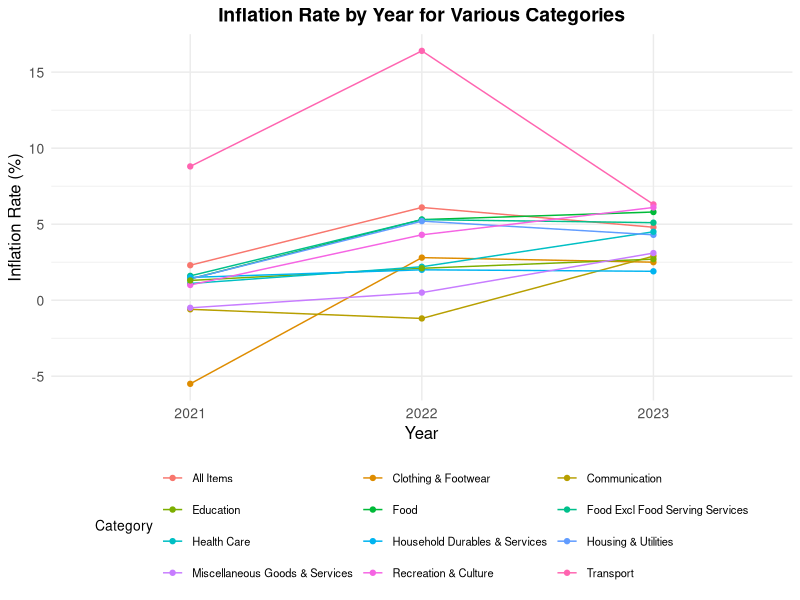
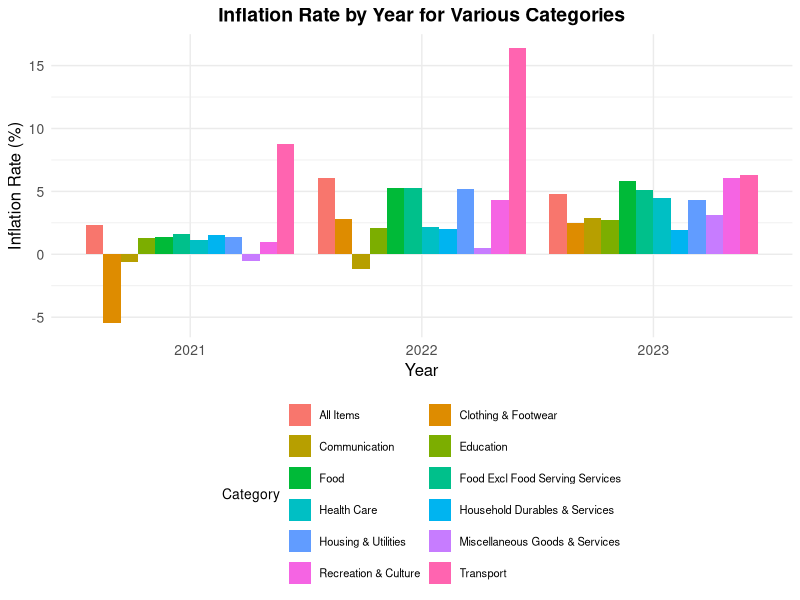
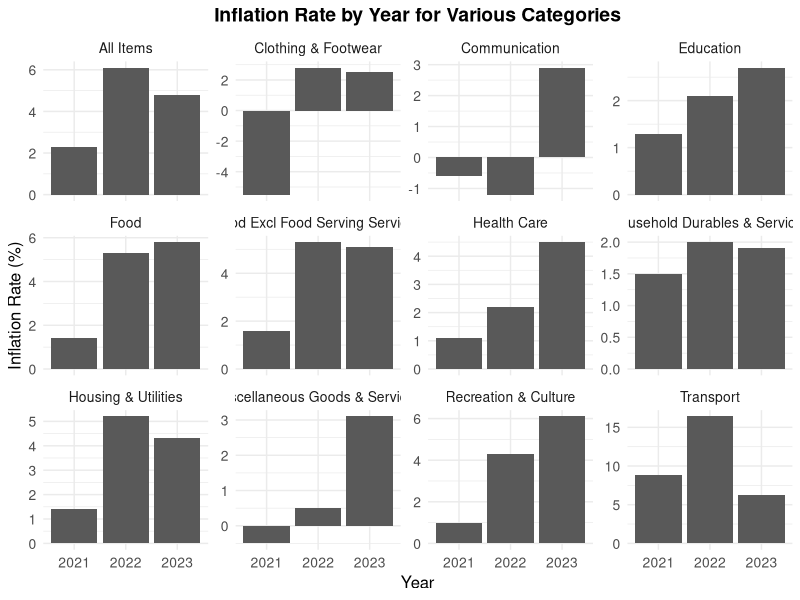
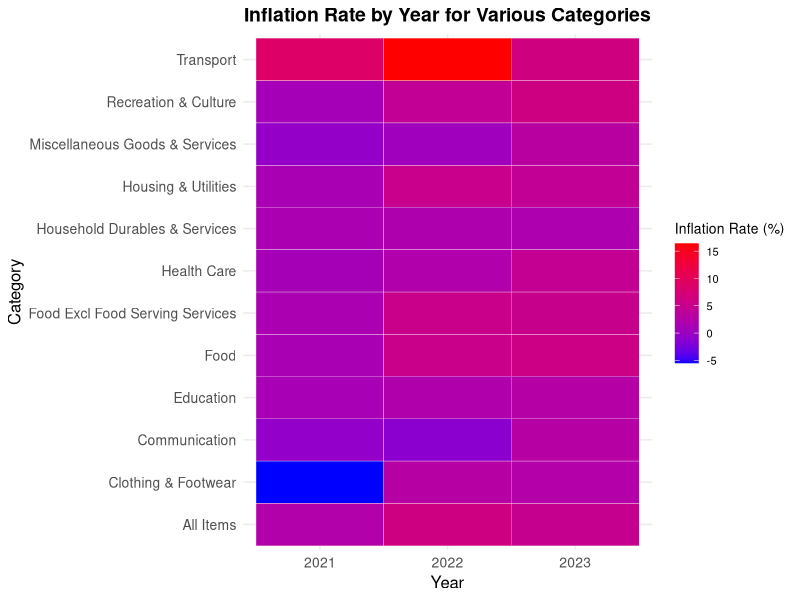
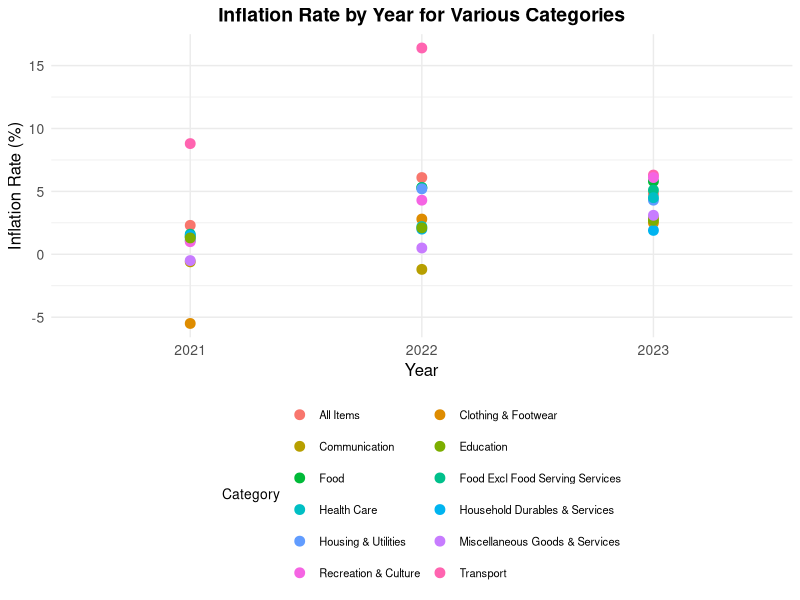
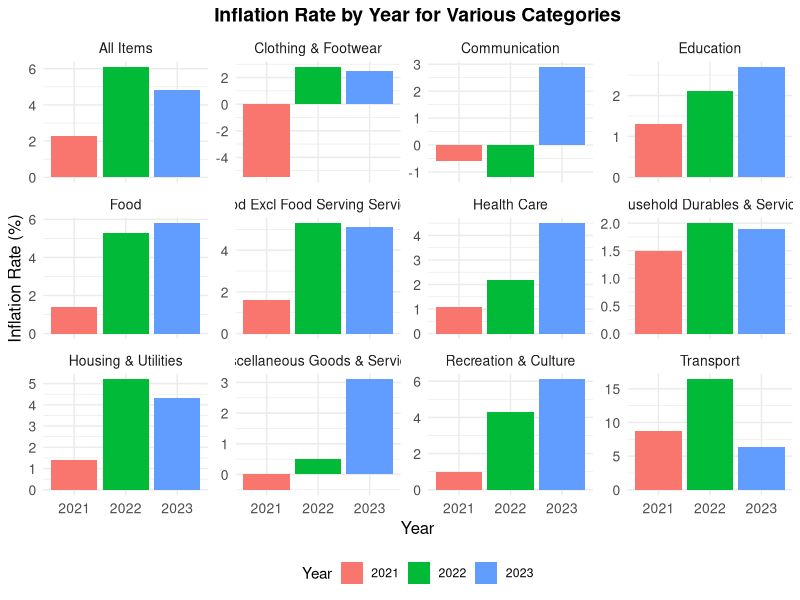
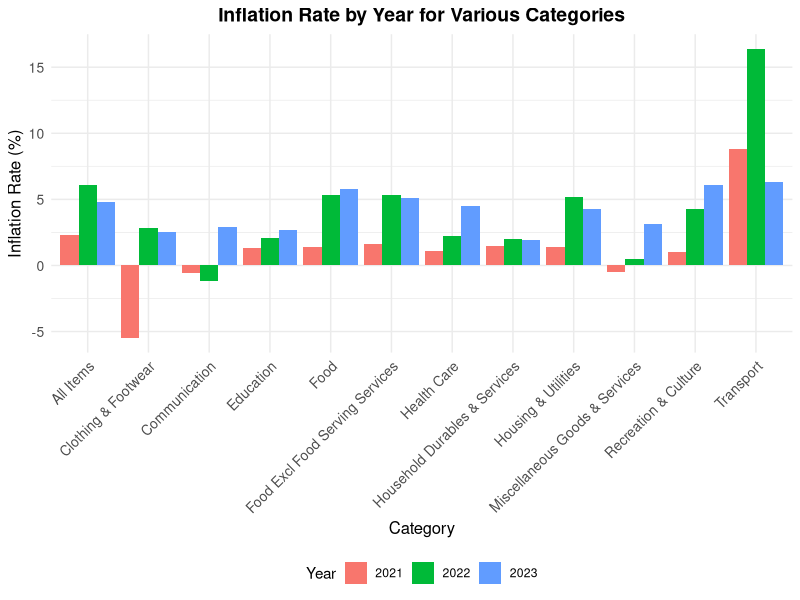
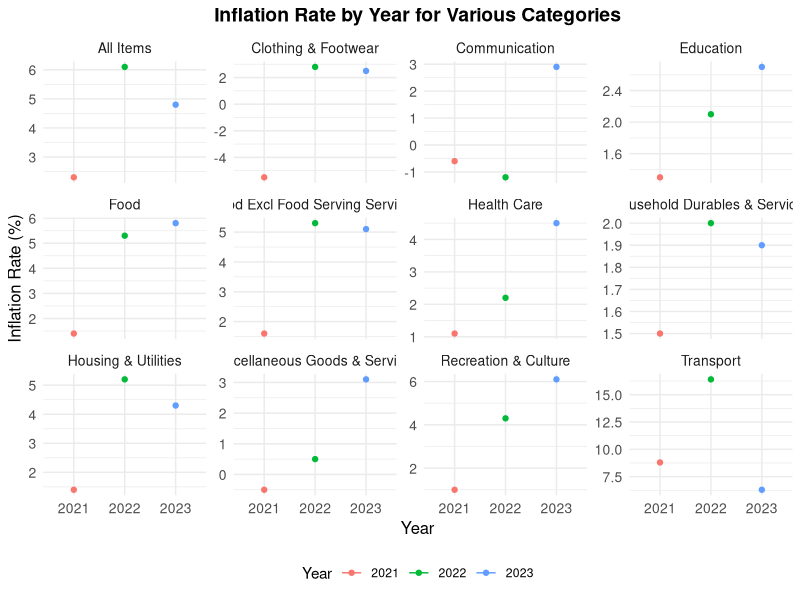

These charts were generated, in order, by the following R code:
## ---- chunk 1
# Load necessary libraries
library(tidyverse)

# Read the data
inflation_rate <- read_csv("M212941.csv", skip = 9)

# Filter the data to include only the first 152 rows
inflation_rate <- inflation_rate[1:152,]

# Filter the data for the years 2021, 2022, and 2023
filtered_data <- inflation_rate %>%
  filter(`Data Series` %in% c("Food", "Food Excl Food Serving Services", "Clothing & Footwear", "Housing & Utilities", "Household Durables & Services", "Health Care", "Transport", "Communication", "Recreation & Culture", "Education", "Miscellaneous Goods & Services", "All Items")) %>%
  select(`Data Series`, `2021`, `2022`, `2023`)

# Reshape the data for plotting
plot_data <- filtered_data %>%
  pivot_longer(cols = c(`2021`, `2022`, `2023`), names_to = "Year", values_to = "Inflation Rate")

# Create the line plot
ggplot(plot_data, aes(x = Year, y = `Inflation Rate`, color = `Data Series`, group = `Data Series`)) +
  geom_line() +
  geom_point() +
  labs(title = "Inflation Rate by Year for Various Categories",
       x = "Year",
       y = "Inflation Rate (%)",
       color = "Category") +
  theme_minimal() +
  theme(legend.position = "bottom", 
        legend.title = element_text(size = 10),
        legend.text = element_text(size = 8),
        plot.title = element_text(hjust = 0.5, size = 14, face = "bold"),
        axis.title = element_text(size = 12),
        axis.text = element_text(size = 10)) +
  guides(color = guide_legend(ncol = 3, byrow = TRUE))

## ---- chunk 2
# Create the bar plot
ggplot(plot_data, aes(x = Year, y = `Inflation Rate`, fill = `Data Series`)) +
  geom_bar(stat = "identity", position = "dodge") +
  labs(title = "Inflation Rate by Year for Various Categories",
       x = "Year",
       y = "Inflation Rate (%)",
       fill = "Category") +
  theme_minimal() +
  theme(legend.position = "bottom", 
        legend.title = element_text(size = 10),
        legend.text = element_text(size = 8),
        plot.title = element_text(hjust = 0.5, size = 14, face = "bold"),
        axis.title = element_text(size = 12),
        axis.text = element_text(size = 10)) +
  guides(fill = guide_legend(ncol = 2, byrow = TRUE))


## ---- chunk 3
# Create the faceted plot
ggplot(plot_data, aes(x = Year, y = `Inflation Rate`)) +
  geom_col() +
  facet_wrap(~ `Data Series`, scales = "free_y") +
  labs(title = "Inflation Rate by Year for Various Categories",
       x = "Year",
       y = "Inflation Rate (%)") +
  theme_minimal() +
  theme(plot.title = element_text(hjust = 0.5, size = 14, face = "bold"),
        axis.title = element_text(size = 12),
        axis.text = element_text(size = 10),
        strip.text = element_text(size = 10))


## ---- chunk 4
# Create the heatmap
ggplot(plot_data, aes(x = Year, y = `Data Series`, fill = `Inflation Rate`)) +
  geom_tile(color = "white") +
  scale_fill_gradient(low = "blue", high = "red") +
  labs(title = "Inflation Rate by Year for Various Categories",
       x = "Year",
       y = "Category",
       fill = "Inflation Rate (%)") +
  theme_minimal() +
  theme(plot.title = element_text(hjust = 0.5, size = 14, face = "bold"),
        axis.title = element_text(size = 12),
        axis.text = element_text(size = 10),
        legend.title = element_text(size = 10),
        legend.text = element_text(size = 8))

## ---- chunk 5
# Create the dot plot
ggplot(plot_data, aes(x = Year, y = `Inflation Rate`, color = `Data Series`)) +
  geom_point(size = 3) +
  labs(title = "Inflation Rate by Year for Various Categories",
       x = "Year",
       y = "Inflation Rate (%)",
       color = "Category") +
  theme_minimal() +
  theme(legend.position = "bottom", 
        legend.title = element_text(size = 10),
        legend.text = element_text(size = 8),
        plot.title = element_text(hjust = 0.5, size = 14, face = "bold"),
        axis.title = element_text(size = 12),
        axis.text = element_text(size = 10)) +
  guides(color = guide_legend(ncol = 2, byrow = TRUE))


## ---- chunk 6
# Create the faceted bar plot
ggplot(plot_data, aes(x = Year, y = `Inflation Rate`, fill = Year)) +
  geom_bar(stat = "identity", position = "dodge") +
  facet_wrap(~ `Data Series`, scales = "free_y") +
  labs(title = "Inflation Rate by Year for Various Categories",
       x = "Year",
       y = "Inflation Rate (%)") +
  theme_minimal() +
  theme(plot.title = element_text(hjust = 0.5, size = 14, face = "bold"),
        axis.title = element_text(size = 12),
        axis.text = element_text(size = 10),
        strip.text = element_text(size = 10),
        legend.position = "bottom")


## ---- chunk 7
# Create the grouped bar plot
ggplot(plot_data, aes(x = `Data Series`, y = `Inflation Rate`, fill = Year)) +
  geom_bar(stat = "identity", position = "dodge") +
  labs(title = "Inflation Rate by Year for Various Categories",
       x = "Category",
       y = "Inflation Rate (%)") +
  theme_minimal() +
  theme(axis.text.x = element_text(angle = 45, hjust = 1),
        plot.title = element_text(hjust = 0.5, size = 14, face = "bold"),
        axis.title = element_text(size = 12),
        axis.text = element_text(size = 10),
        legend.position = "bottom")

## ---- chunk 8
#| message: false
# Create the line plot with facets
ggplot(plot_data, aes(x = Year, y = `Inflation Rate`, color = Year, group = Year)) +
  geom_line() +
  geom_point() +
  facet_wrap(~ `Data Series`, scales = "free_y") +
  labs(title = "Inflation Rate by Year for Various Categories",
       x = "Year",
       y = "Inflation Rate (%)") +
  theme_minimal() +
  theme(plot.title = element_text(hjust = 0.5, size = 14, face = "bold"),
        axis.title = element_text(size = 12),
        axis.text = element_text(size = 10),
        strip.text = element_text(size = 10),
        legend.position = "bottom")

